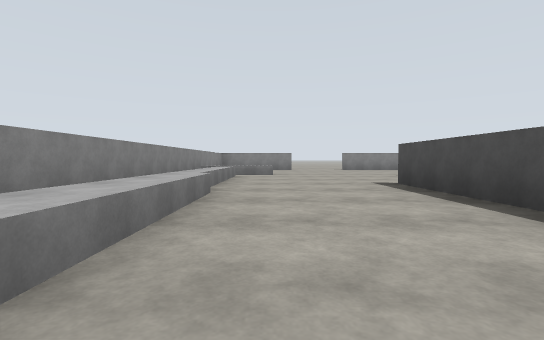
View 1 (above)

24 first-person views from a walk through a robot-simulator world made for Gazebo. The camera is 1.2 m above the floor, tilts 2° down and sees 85° across. The floor is counted in squares, 4 m on a side. Each view is taken from the middle of a square. On the plan, view 1 faces up. The plan holds only what a view shows up to about 9 squares ahead; the rest is blank.

View 2
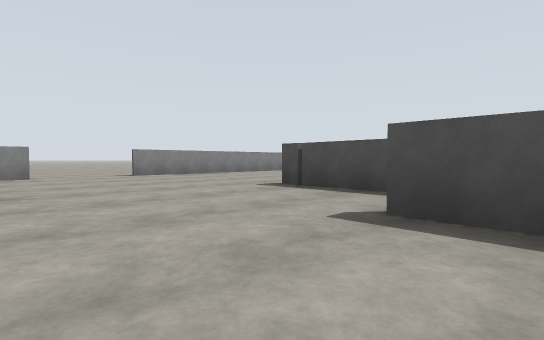

View 3
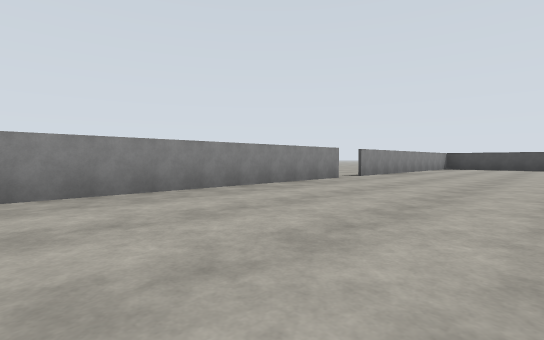

View 4
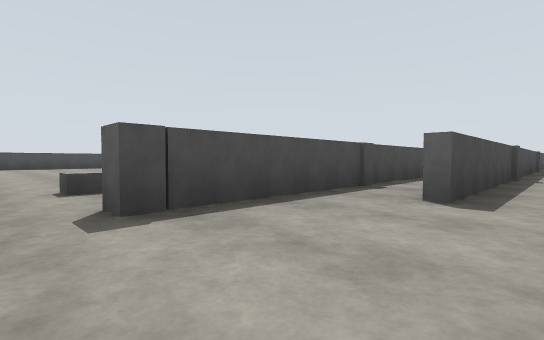

View 5
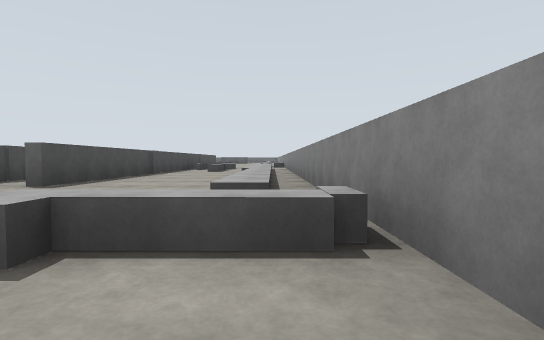

View 6
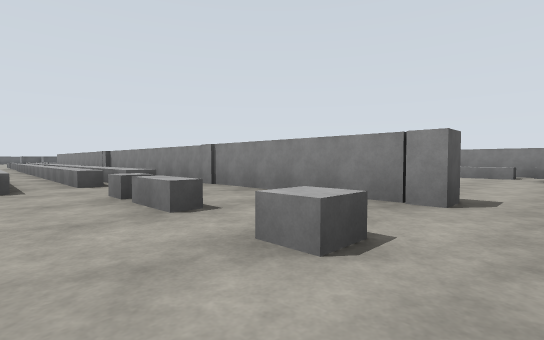

View 7
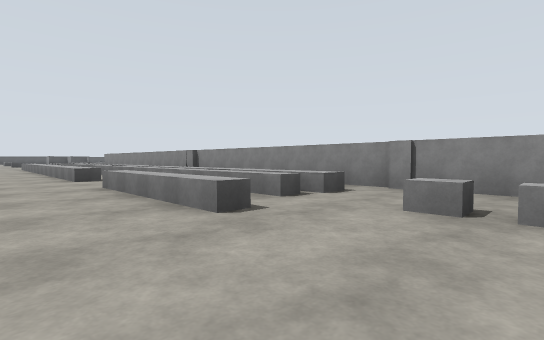

View 8
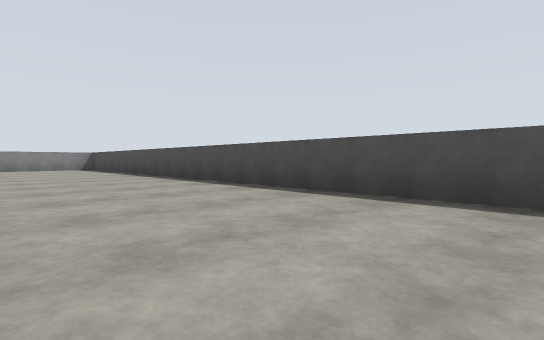

View 9
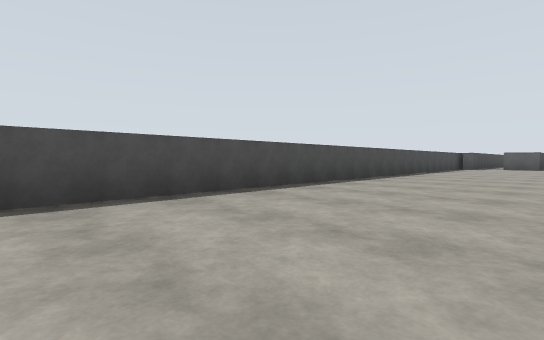

View 10
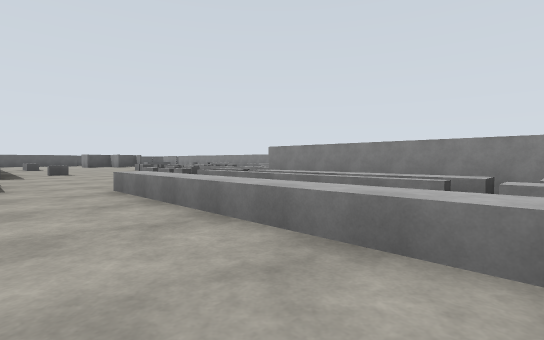

View 11
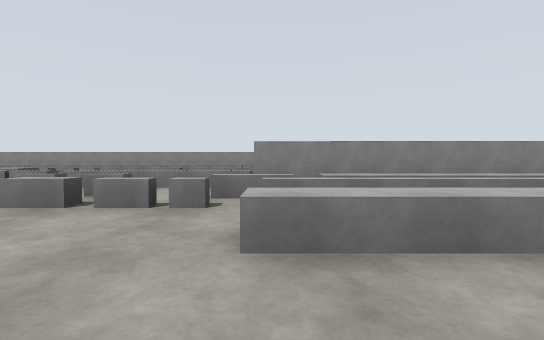

View 12
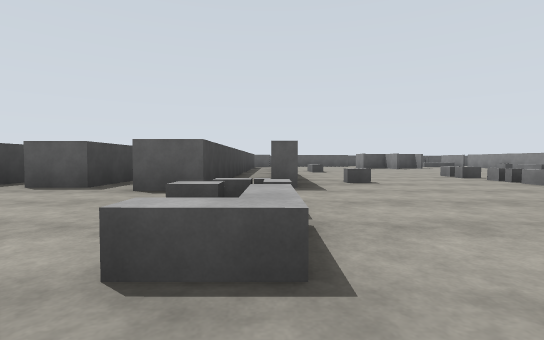

View 13
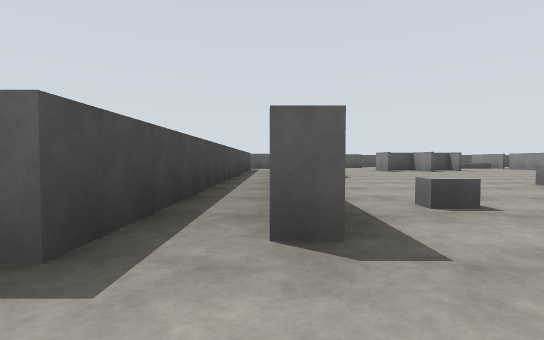

View 14
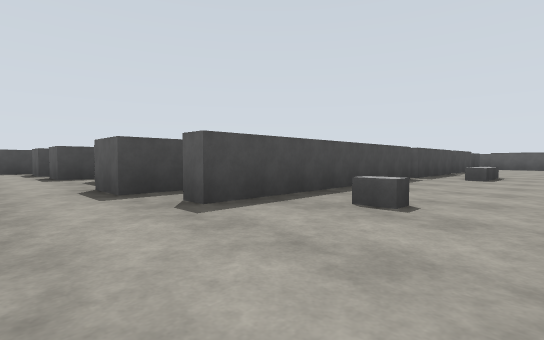

View 15
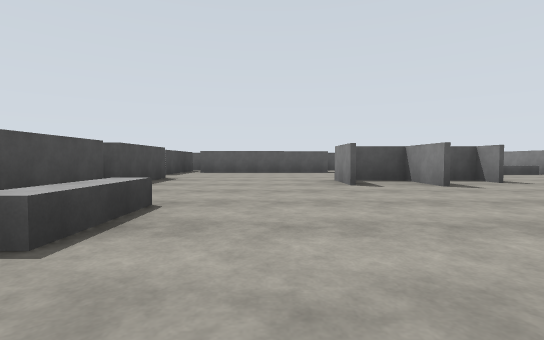

View 16
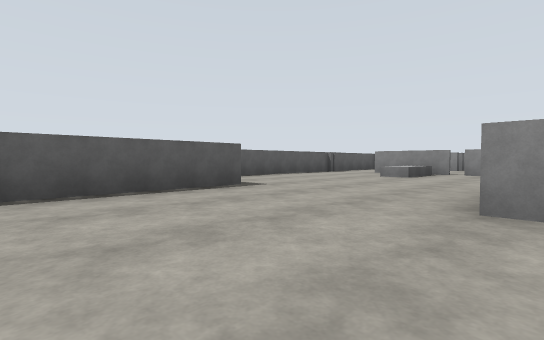

View 17
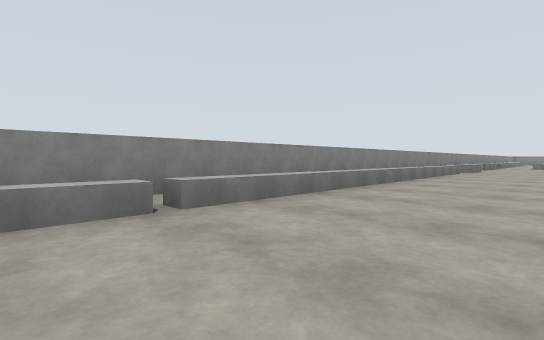

View 18
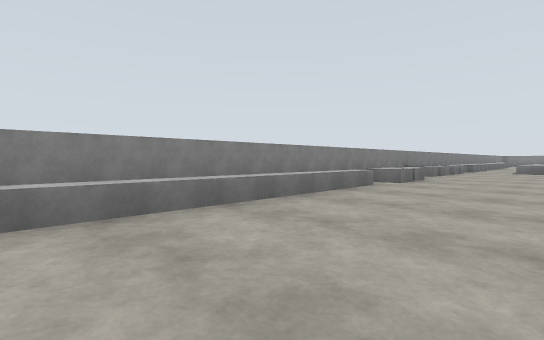

View 19
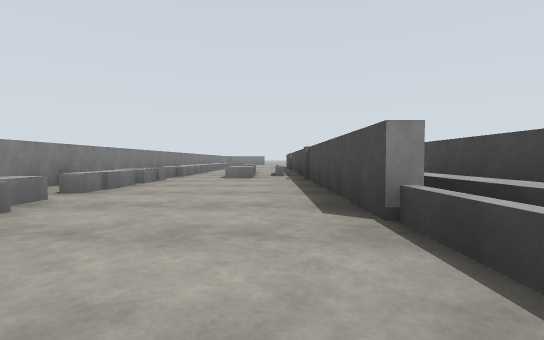

View 20
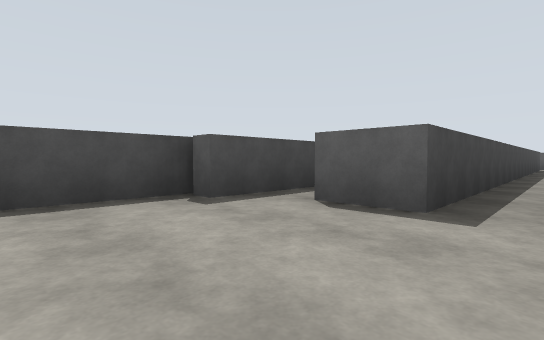

View 21
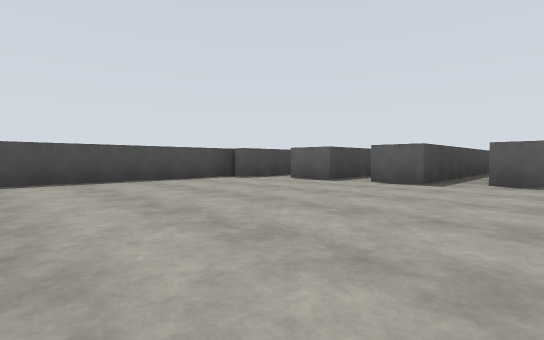

View 22
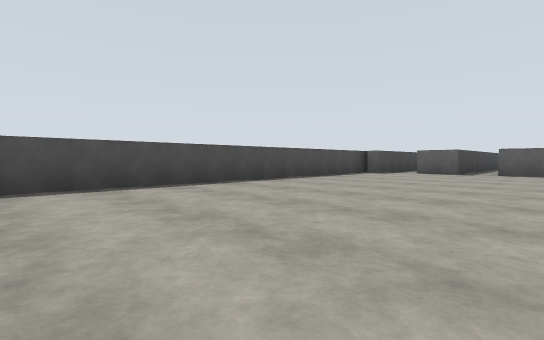

View 23
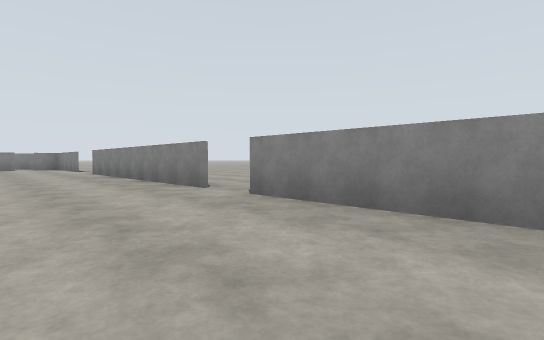

View 24
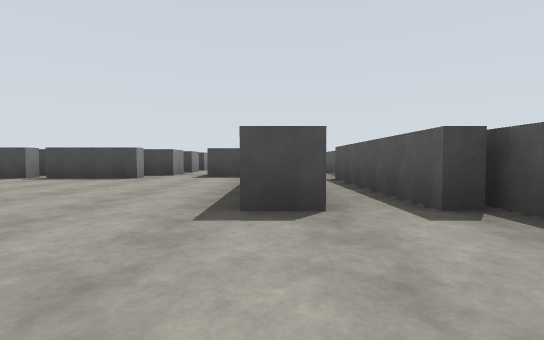

### Floor plan
Ten units are one square. View 1 is at (0, 0); x grows to the right and y downward. Boxes are objects, and circles mark ways between rooms. Rooms are numbered by the first view taken in them; rooms with no view inside come last. Other rooms are left out.
<svg viewBox="-25 -95 154 314">
<path fill="none" stroke="#000" d="M27 -6 27 -55M16 20 16 -37M29 -55 29 29M64 -87 20 -87M67 98 74 98M6 -87 -15 -87 -15 -81M124 96 124 -87 70 -87M80 113 80 101 87 101M-15 -79 -15 21M120 116 120 93M92 141 92 98 100 98M105 188 106 98 114 98M51 6 51 71M51 -26 51 -5M38 -25 38 41M34 -23 42 -23 42 43M42 44 42 71M42 -45 42 -32M39 -55 44 -55M3 15 3 3M59 77 65 77M59 84 66 84M1 -58 -13 -58M-6 -55 -6 31M-14 -60 -3 -60M57 116 57 101 61 101M29 29 29 114M42 83 42 88M36 81 36 91M42 74 42 81M46 108 51 108M21 163 21 174M31 164 31 174M10 173 29 173M57 138 57 116M57 161 57 140M-15 171 -15 203M67 160 67 98M57 179 57 164M66 181 67 164M27 204 27 198 57 198M16 74 16 20M27 63 27 46M61 209 61 189M-19 214 30 214M-15 21 -15 160M29 121 29 126M48 150 48 139M17 105 20 105M-14 189 -1 189 -1 194M17 73 17 88M-6 76 -6 151M21 69 21 58M-6 58 -6 72M7 32 2 32M-6 34 -6 54"/>
<circle cx="70" cy="90" r="3" fill="#2a7"/>
<circle cx="40" cy="110" r="3" fill="#2a7"/>
<text x="70" y="0">1</text>
<text x="50" y="90">2</text>
<text x="20" y="140">3</text>
</svg>
Room 1 opens to room 2. Room 2 opens to room 3.

Where each view was taken, in squares from view 1:
view 1: 0 up, 0 right, facing up
view 2: 3 up, 0 right, facing up-right
view 3: 6 up, 2 right, facing up-right
view 4: 6 up, 1 right, facing down-right
view 5: 7 up, 1 left, facing down
view 6: 6 up, 5 right, facing down-left
view 7: 4 up, 6 right, facing down-left
view 8: 1 down, 10 right, facing up-right
view 9: 1 up, 10 right, facing down-right
view 10: 4 down, 6 right, facing down-left
view 11: 7 down, 6 right, facing left
view 12: 7 down, 6 right, facing down
view 13: 9 down, 6 right, facing down
view 14: 9 down, 4 right, facing down-right
view 15: 13 down, 4 right, facing down
view 16: 17 down, 5 right, facing down-left
view 17: 15 down, 1 right, facing up-left
view 18: 11 down, 1 right, facing up-left
view 19: 8 down, 1 right, facing up
view 20: 8 down, 10 right, facing down-right
view 21: 6 down, 8 right, facing down-right
view 22: 3 down, 9 right, facing down-right
view 23: 7 up, 9 right, facing up-left
view 24: 20 down, 1 right, facing right
